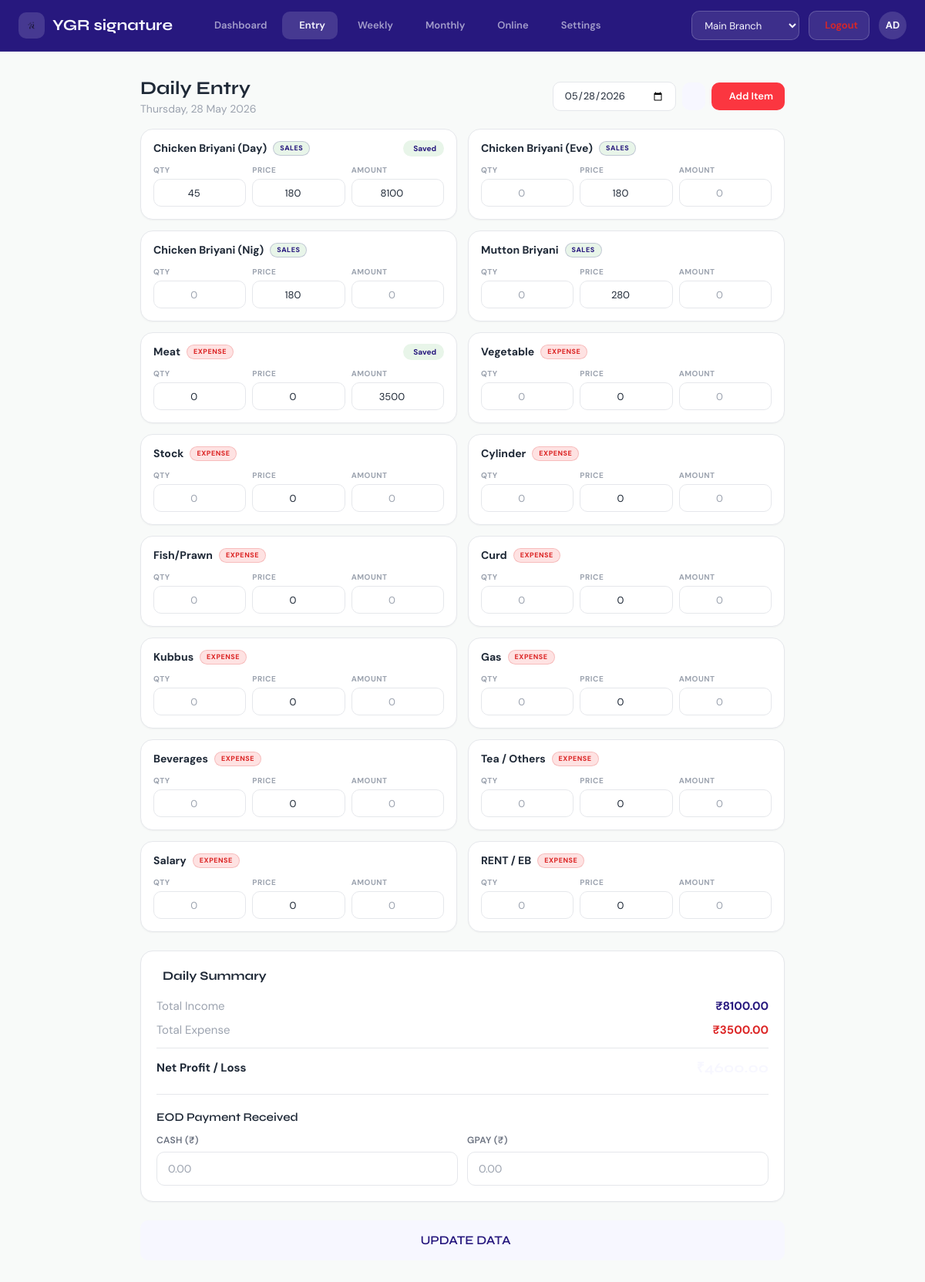
The app's page /pages/daily_entry.php?date=2026-05-28 (signed in) with its own data.
### tables this page shows
CREATE TABLE IF NOT EXISTS item_rates (
  id INT PRIMARY KEY AUTO_INCREMENT,
  branch_id INT NOT NULL,
  item_name VARCHAR(100) NOT NULL,
  rate DECIMAL(10,2) DEFAULT 0,
  category ENUM('sales','expense') NOT NULL,
  sort_order INT DEFAULT 0,
  UNIQUE KEY unique_rate (branch_id, item_name)
);

CREATE TABLE IF NOT EXISTS daily_entries (
  id INT PRIMARY KEY AUTO_INCREMENT,
  branch_id INT NOT NULL,
  entry_date DATE NOT NULL,
  item_name VARCHAR(100) NOT NULL,
  quantity DECIMAL(10,2) DEFAULT 0,
  unit_price DECIMAL(10,2) DEFAULT 0,
  amount DECIMAL(10,2) DEFAULT 0,
  payment_mode ENUM('CASH','GPAY') NOT NULL DEFAULT 'CASH',
  entered_by INT,
  created_at TIMESTAMP DEFAULT CURRENT_TIMESTAMP,
  updated_at TIMESTAMP DEFAULT CURRENT_TIMESTAMP ON UPDATE CURRENT_TIMESTAMP,
  FOREIGN KEY (branch_id) REFERENCES branches(id),
  FOREIGN KEY (entered_by) REFERENCES users(id),
  UNIQUE KEY unique_entry (branch_id, entry_date, item_name)
);

### pages/daily_entry.php (the view, shortened to what this page needs)
<?php
require_once '../config/db.php';
$branch_id = $_SESSION['branch_id'];
$date = date('Y-m-d');
if ($_SESSION['role'] !== 'staff' && isset($_GET['date'])) {
    $date = $_GET['date'];
}
$stmt = $pdo->prepare("SELECT item_name, rate, category FROM item_rates WHERE branch_id = ? ORDER BY sort_order ASC");
$stmt->execute([$branch_id]);
$items = $stmt->fetchAll();
$stmt = $pdo->prepare("SELECT * FROM daily_entries WHERE branch_id = ? AND entry_date = ?");
$stmt->execute([$branch_id, $date]);
$existing_data = [];
while ($row = $stmt->fetch()) {
    $existing_data[$row['item_name']] = $row;
}
$is_update = count($existing_data) > 0;
$stmt = $pdo->prepare("SELECT * FROM daily_payments WHERE branch_id = ? AND entry_date = ?");
$stmt->execute([$branch_id, $date]);
$existing_payment = $stmt->fetch();
?><!DOCTYPE html>
<html lang="en">
<head>
    <script src="https://cdn.tailwindcss.com"></script>
    <link rel="stylesheet" href="https://cdn.jsdelivr.net/npm/@tabler/icons-webfont@latest/tabler-icons.min.css">
    <link rel="stylesheet" href="<?php echo BASE_URL; ?>assets/css/premium.css">
</head>
<body>
    <div class="top-header">
        <div class="header-left">
            <div class="header-brand">
                <div class="header-brand-icon"><img src="../assets/img/logo.png" alt="YGR" style="height:28px;width:auto;filter:brightness(0)"></div>
                YGR signature
            </div>
            <nav class="header-center">
                <a href="dashboard.php" class="nav-link"><i class="ti ti-layout-dashboard"></i> Dashboard</a>
                <a href="daily_entry.php" class="nav-link active"><i class="ti ti-pencil-plus"></i> Entry</a>
                <a href="weekly_report.php" class="nav-link"><i class="ti ti-file-analytics"></i> Weekly</a>
                <a href="monthly_report.php" class="nav-link"><i class="ti ti-calendar-stats"></i> Monthly</a>
                <a href="online_sales.php" class="nav-link"><i class="ti ti-truck-delivery"></i> Online</a>
                <a href="settings.php" class="nav-link"><i class="ti ti-settings"></i> Settings</a>
            </nav>
        </div>
        <div class="header-right">
            <?php if ($_SESSION['role'] === 'owner' && !empty($_SESSION['admin_branches'])): ?>
            <select class="branch-selector" onchange="if(this.value) window.location.href='../api/switch_branch.php?id='+this.value+'&redirect='+encodeURIComponent(window.location.href)">
                <?php foreach ($_SESSION['admin_branches'] as $b): ?>
                <option value="<?= $b['id'] ?>" <?= $b['id'] == $_SESSION['branch_id'] ? 'selected' : '' ?>><?= htmlspecialchars($b['name']) ?></option>
                <?php endforeach; ?>
            </select>
            <?php endif; ?>
            <a href="<?php echo BASE_URL; ?>logout.php" class="header-btn">
                <i class="ti ti-logout"></i> <span>Logout</span>
            </a>
            <div class="avatar"><?php echo strtoupper(substr($_SESSION['username'] ?? 'U', 0, 2)); ?></div>
        </div>
    </div>
    <div class="content-area entry-page">
        <div class="flex-between mb-lg" style="flex-wrap: wrap; gap: 12px;">
            <div>
                <h1 class="text-2xl font-bold" style="font-family:'Syne',sans-serif;">Daily Entry</h1>
                <p class="text-muted text-sm"><?= date('l, d F Y', strtotime($date)) ?></p>
            </div>
            <div style="display: flex; gap: 8px; align-items: center;">
                <?php if($_SESSION['role'] !== 'staff'): ?>
                <form action="daily_entry.php" method="GET" style="display:flex; gap:8px; align-items:center;">
                    <input type="date" name="date" value="<?= $date ?>" max="<?= date('Y-m-d') ?>" class="form-input" style="width: 160px; height: 38px; font-size: 13px;">
                    <button type="submit" class="btn btn-primary btn-sm"><i class="ti ti-arrow-right"></i></button>
                </form>
                <?php endif; ?>
                <button type="button" class="btn btn-accent btn-sm" onclick="toggleAddItemModal()">
                    <i class="ti ti-plus"></i> Add Item
                </button>
            </div>
        </div>
        <form id="entryForm">
            <div id="items-grid">
                <?php if (empty($items)): ?>
                <div class="empty-state" style="grid-column: 1 / -1;">
                    <div class="empty-state-icon"><i class="ti ti-utensils"></i></div>
                    <div class="empty-state-title">No Items Available</div>
                    <p class="empty-state-desc">Add items to get started.</p>
                </div>
                <?php else: ?>
                <?php foreach ($items as $item):
                    $name = $item['item_name'];
                    $rate = $item['rate'];
                    $cat = $item['category'];
                    $ex = $existing_data[$name] ?? null;
                    $qty = $ex ? (float)$ex['quantity'] : '';
                    $price = $ex ? (float)$ex['unit_price'] : (float)$rate;
                    $amount = $ex ? (float)$ex['amount'] : '';
                    $is_filled = $ex ? 'filled' : '';
                ?>
                <div class="entry-card <?= $is_filled ?> expense-card card-enter" style="--i: 1;" data-category="expense">
                    <div class="entry-card-body">
                        <div class="entry-header">
                            <div class="entry-name">
                                <?= htmlspecialchars($name) ?>
                                <span class="entry-cat-badge <?= $cat ?>"><?= $cat ?></span>
                            </div>
                            <?php if($ex): ?><span class="entry-saved-badge"><i class="ti ti-check"></i> Saved</span><?php endif; ?>
                        </div>
                        <div class="entry-inputs">
                            <div>
                                <label>QTY</label>
                                <input type="number" step="any" class="form-input qty-input" data-name="<?= htmlspecialchars($name) ?>" value="<?= $qty ?>" placeholder="0">
                            </div>
                            <div>
                                <label>PRICE</label>
                                <input type="number" step="any" class="form-input price-input" data-name="<?= htmlspecialchars($name) ?>" value="<?= $price ?>" placeholder="0">
                            </div>
                            <div>
                                <label>AMOUNT</label>
                                <input type="number" step="any" class="form-input amount-input" data-name="<?= htmlspecialchars($name) ?>" value="<?= $amount ?>" data-category="<?= $cat ?>" placeholder="0">
                            </div>
                        </div>
                    </div>
                </div>
                <?php endforeach; ?>
                <?php endif; ?>
            </div>
            <div class="card mt-xl">
                <div class="card-header">
                    <span class="card-title"><i class="ti ti-chart-bar"></i> Daily Summary</span>
                </div>
                <div style="display: flex; flex-direction: column; gap: 8px;">
                    <div class="flex-between">
                        <span class="text-muted">Total Income</span>
                        <span id="tot-income" class="font-bold text-success">₹0.00</span>
                    </div>
                    <div class="flex-between">
                        <span class="text-muted">Total Expense</span>
                        <span id="tot-expense" class="font-bold text-danger">₹0.00</span>
                    </div>
                    <hr style="border-color: var(--border); margin: 4px 0;">
                    <div class="flex-between">
                        <span style="font-weight: 700;">Net Profit / Loss</span>
                        <span id="net-profit" style="font-weight: 700; font-family:'Syne',sans-serif; font-size:18px;">₹0.00</span>
                    </div>
                </div>
                <div style="margin-top: 20px; padding-top: 20px; border-top: 1px solid var(--border);">
                    <h4 class="mb-md" style="font-size: 15px; font-weight: 600;">
                        <i class="ti ti-cash" style="color: var(--success);"></i> EOD Payment Received
                    </h4>
                    <div style="display: grid; grid-template-columns: 1fr 1fr; gap: 12px;">
                        <div>
                            <label class="form-label">Cash (₹)</label>
                            <input type="number" step="any" id="manual_cash" class="form-input" value="<?= htmlspecialchars($existing_payment ? (float)$existing_payment['cash_amount'] : '') ?>" placeholder="0.00">
                        </div>
                        <div>
                            <label class="form-label">GPay (₹)</label>
                            <input type="number" step="any" id="manual_gpay" class="form-input" value="<?= htmlspecialchars($existing_payment ? (float)$existing_payment['gpay_amount'] : '') ?>" placeholder="0.00">
                        </div>
                    </div>
                </div>
            </div>
            <button type="button" class="btn btn-success btn-block mt-xl" style="height: 52px; font-size: 16px; font-family: 'Syne', sans-serif;" onclick="saveEntries()">
                <?= $is_update ? 'UPDATE DATA' : 'SAVE DATA' ?>
            </button>
        </form>
    </div>
</body>
</html>

### pages/daily_entry.php (style rules this page uses)
.entry-page { max-width: 900px; margin: 0 auto; }
#items-grid { display: grid; gap: 14px; }
@media (min-width: 640px) { #items-grid { grid-template-columns: repeat(2, 1fr); } }

### records on screen
item_rates: item_name "Chicken Briyani (Day)", category "SALES", shows "Saved", item_name.quantity "45", item_name.unit_price "180", item_name.amount "8100"
item_rates: item_name "Chicken Briyani (Eve)", category "SALES", rate "180"
item_rates: item_name "Chicken Briyani (Nig)", category "SALES", rate "180"
item_rates: item_name "Mutton Briyani", category "SALES", rate "280"
item_rates: item_name "Meat", category "EXPENSE", shows "Saved", item_name.quantity "0", item_name.unit_price "0", item_name.amount "3500"
item_rates: item_name "Vegetable", category "EXPENSE", rate "0"
item_rates: item_name "Stock", category "EXPENSE", rate "0"
item_rates: item_name "Cylinder", category "EXPENSE", rate "0"
item_rates: item_name "Fish/Prawn", category "EXPENSE", rate "0"
item_rates: item_name "Curd", category "EXPENSE", rate "0"
item_rates: item_name "Kubbus", category "EXPENSE", rate "0"
item_rates: item_name "Gas", category "EXPENSE", rate "0"
item_rates: item_name "Beverages", category "EXPENSE", rate "0"
item_rates: item_name "Tea / Others", category "EXPENSE", rate "0"
item_rates: item_name "Salary", category "EXPENSE", rate "0"
item_rates: item_name "RENT / EB", category "EXPENSE", rate "0"

### other values on screen
substr($_SESSION['username'] ?? 'U', 0, 2) "AD"
date('l, d F Y', strtotime($date)) "Thursday, 28 May 2026"
form field value "Main Branch"
